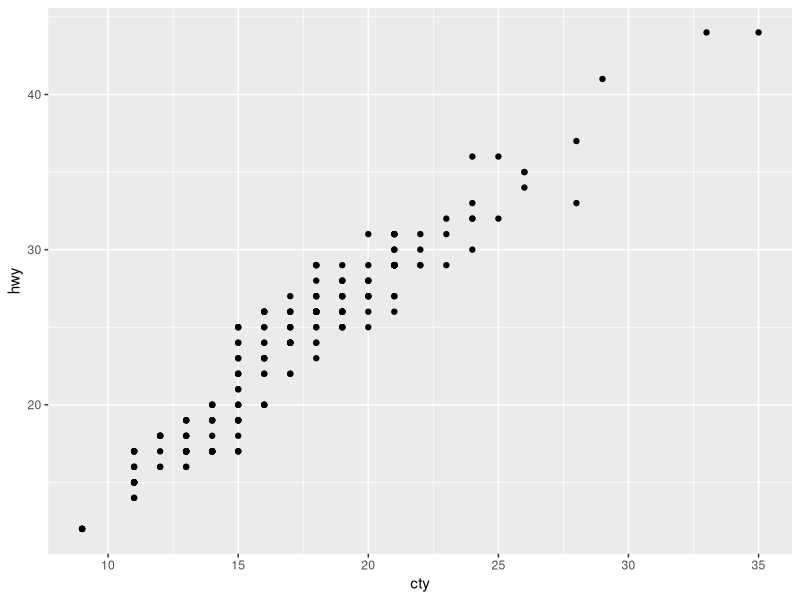
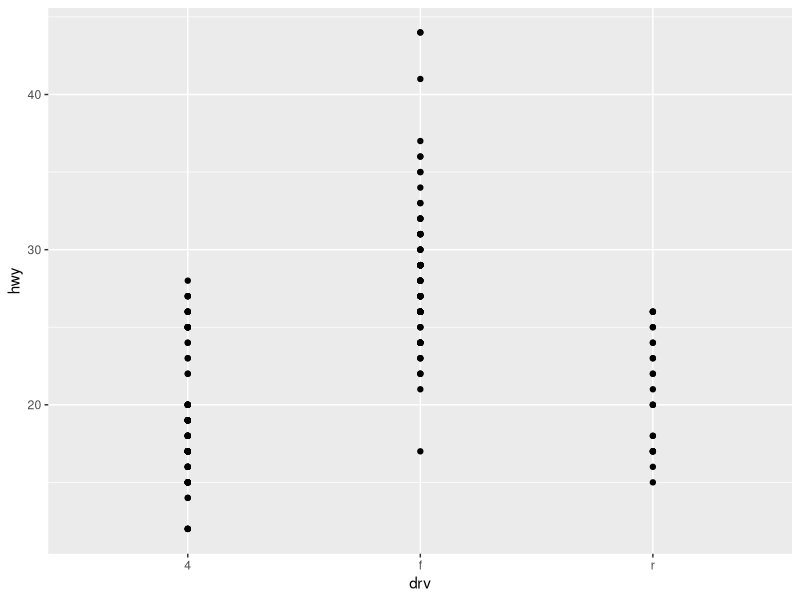
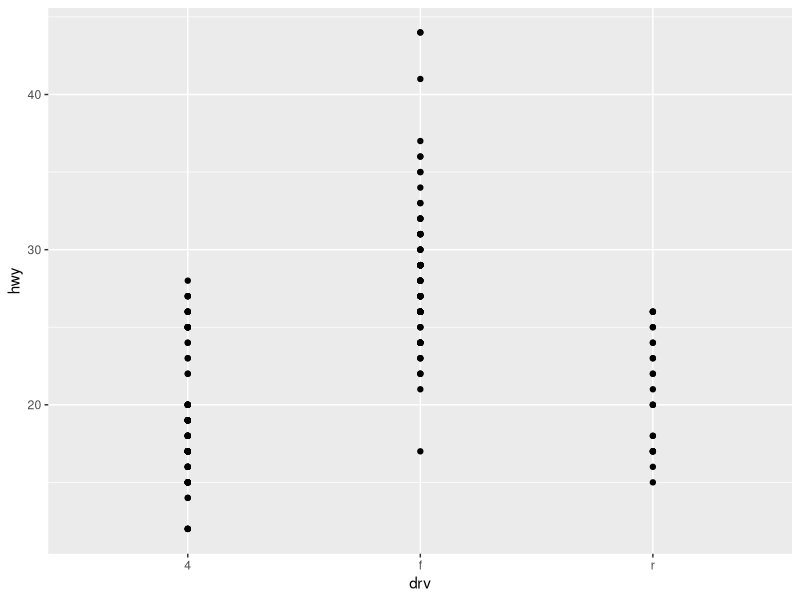
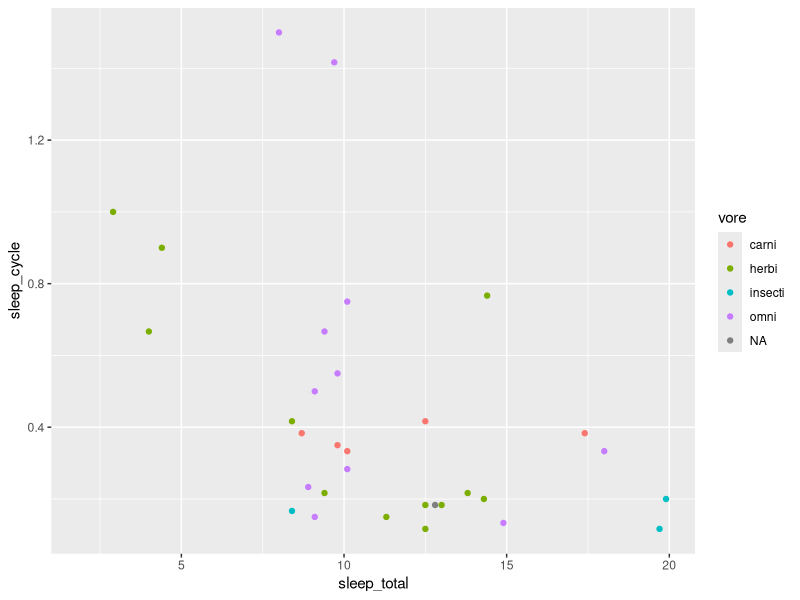
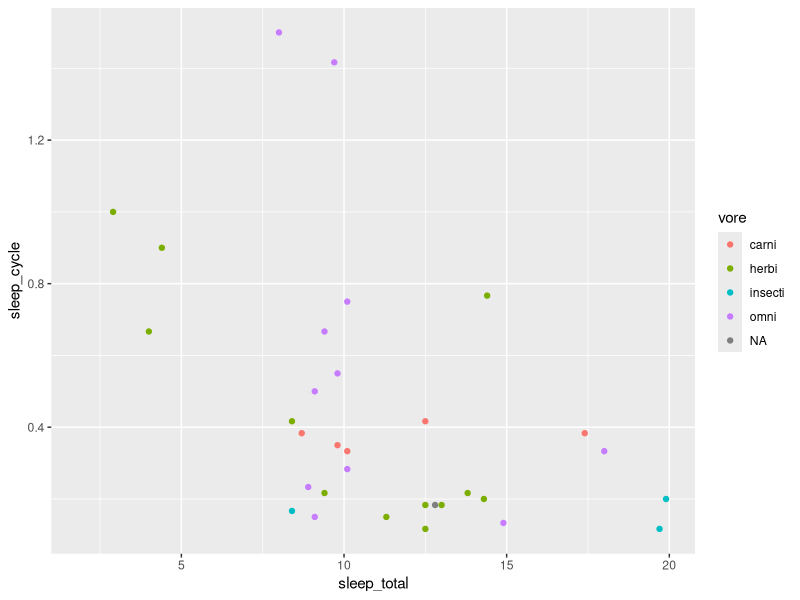
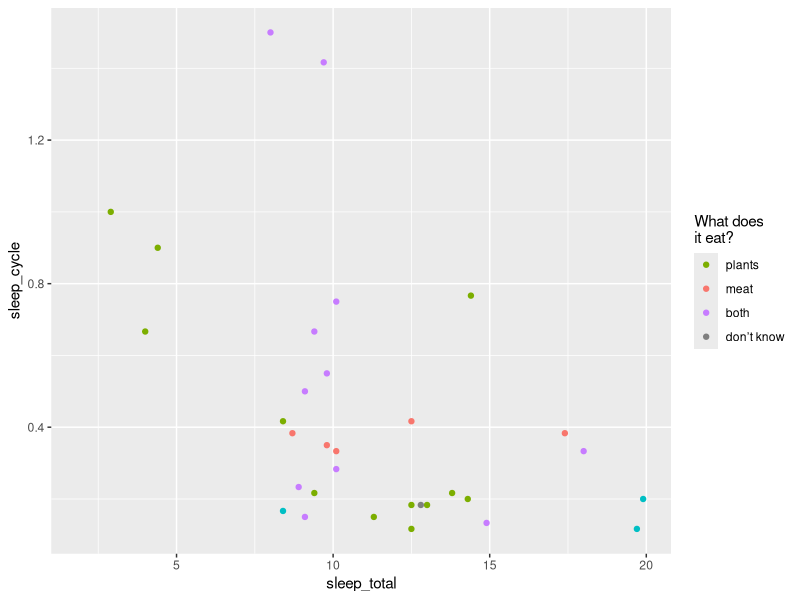
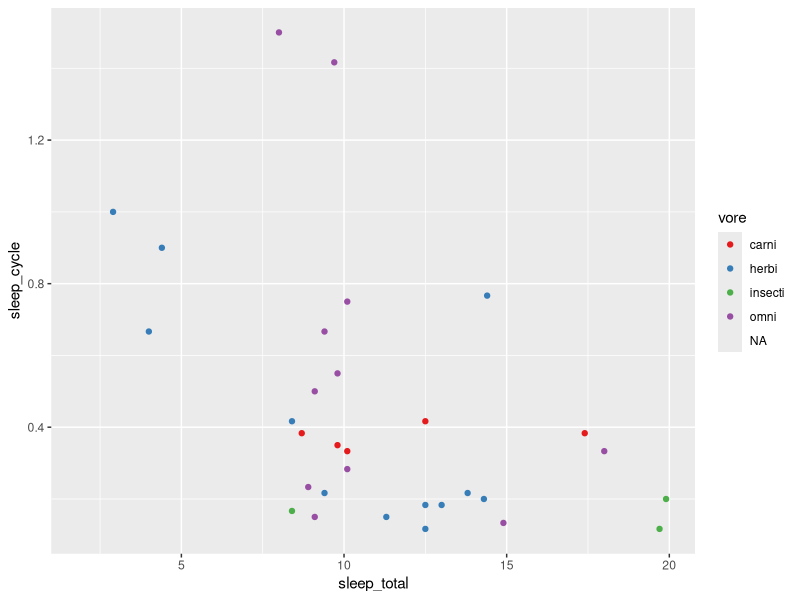
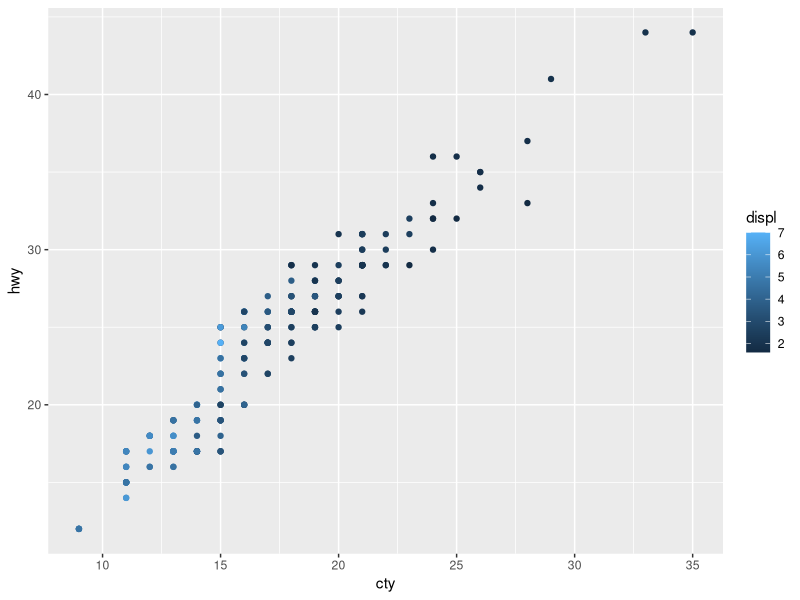

Write the R code that produced these figures, in order. (Note: this script raises an error after producing the figures.)
library(effects)
library(ggplot2)

###### 章节6.3
plot <- qplot(cty, hwy, data = mpg)
plot

# 这样做行不通是因为变量类型和默认标度不匹配
plot + aes(x = drv)

# 更正默认标度后解决了问题.
plot + aes(x = drv) + scale_x_discrete()


## 图6.1 调整标度默认参数的示例。(左上图) 使用默认标度的图形。(右上图)
## 手动添加默认 标度，并未改变图形外观。(左下图)
## 调整标度的参数以实现对图例的微调。(右下图) 使用一
## 种不同的颜色标度：ColorBrewer 配色方案中的 Set1。
p <- qplot(sleep_total, sleep_cycle, data = msleep, colour = vore)
p
# 显式添加默认标度
p + scale_colour_hue()

# 修改默认标度的参数, 这里改变了图例的外观
p + scale_colour_hue("What does\nit eat?", breaks = c("herbi", "carni", "omni", 
    NA), labels = c("plants", "meat", "both", "don’t know"))

# 使用一种不同的标度
p + scale_colour_brewer(palette = "Set1")


## 图6.2 图例名称可以接受不同形式的参数。
p <- qplot(cty, hwy, data = mpg, colour = displ)
p
p + scale_x_continuous("City mpg")
p + xlab("City mpg")
p + ylab("Highway mpg")
p + labs(x = "City mpg", y = "Highway", colour = "Displacement")
p + xlab(expression(frac(miles, gallon)))




## 图6.3
## breaks和limits的区别。对x轴的影响(首行)以及彩色图例(次行)。(左栏)默认参
## 数limits = c(4, 8), breaks = 4:8 的图形，(中栏)breaks =
## c(5.5,6.5)，(右栏)limits = c(5.5,6.5)。
p <- qplot(cyl, wt, data = mtcars)
p
p + scale_x_continuous(breaks = c(5.5, 6.5))
p + scale_x_continuous(limits = c(5.5, 6.5))
p <- qplot(wt, cyl, data = mtcars, colour = cyl)
p
p + scale_colour_gradient(breaks = c(5.5, 6.5))
p + scale_colour_gradient(limits = c(5.5, 6.5))


## 图6.4 钻石价格和重量的散点图。演示了对标度进行对数变换(左图)和
## 对数据进行对数变换(右图)的异同。图形主体是完全相同的，但坐标轴上的标签是不同的。
qplot(log10(carat), log10(price), data = diamonds)
qplot(carat, price, data = diamonds) + scale_x_log10() + scale_y_log10()


## 图6.5 个人储蓄率的时间序列图形。(左图) 默认外观，(中图) 每隔 10
## 年为一断点，以及 (右图) 使用年月日的格式仅显示在 2004
## 年内的图形。测量值是在每月月末记录的。
library(scales)
plot <- qplot(date, psavert, data = economics, geom = "line") + ylab("Personal savings rate") + 
    geom_hline(xintercept = 0, colour = "grey50")
plot
plot + scale_x_date(breaks = date_breaks("10 years"))
plot + scale_x_date(limits = as.Date(c("2004-01-01", "2005-01-01")), labels = date_format("%Y-%m-%d"))


## 图6.6 无代码


## 图6.7 温泉喷发时间数据密度估计的三种配色方案。(左图)
## 默认的颜色梯度，(中图) 自定 义的黑白梯度以及 (右图) 中点设为密度均值的
## 3 点梯度。
f2d <- with(faithful, MASS::kde2d(eruptions, waiting, h = c(1, 10), n = 50))
df <- with(f2d, cbind(expand.grid(x, y), as.vector(z)))
names(df) <- c("eruptions", "waiting", "density")
erupt <- ggplot(df, aes(waiting, eruptions, fill = density)) + geom_tile() + 
    scale_x_continuous(expand = c(0, 0)) + scale_y_continuous(expand = c(0, 
    0))
erupt + scale_fill_gradient(limits = c(0, 0.04))
erupt + scale_fill_gradient(limits = c(0, 0.04), low = "white", high = "black")
erupt + scale_fill_gradient2(limits = c(-0.04, 0.04), midpoint = mean(df$density))

## 图6.8 使用 vcd
## 包生成的可被良好感知的调色板创建的梯度型颜色标度。从左至右分别为：
## 顺序型、发散型，以及 hcl 热度型调色板。每种标度使用
## scale_fill_gradientn 生成，参 数 colours 分别设置为
## rainbow_hcl(7)、diverge_hcl(7) 和 heat_hcl(7)。
library(vcd)
fill_gradn <- function(pal) {
    scale_fill_gradientn(colours = pal(7), limits = c(0, 0.04))
}
erupt + fill_gradn(rainbow_hcl)
erupt + fill_gradn(diverge_hcl)
erupt + fill_gradn(heat_hcl)


p1 = erupt + fill_gradn(rainbow_hcl)
p2 = erupt + fill_gradn(diverge_hcl)
p3 = erupt + fill_gradn(heat_hcl)

pdf("fig6-8new.pdf", width = 11, height = 3)
grid.newpage()
pushViewport(viewport(layout = grid.layout(1, 3)))
vplayout <- function(x, y) viewport(layout.pos.row = x, layout.pos.col = y)
print(p1, vp = vplayout(1, 1))
print(p2, vp = vplayout(1, 2))
print(p3, vp = vplayout(1, 3))
dev.off()

## 图6.9 三种 ColorBrewer 调色板，Set1(左图)，Set2(中图) 和
## Pastel1(右图)，分别应用于 点 (首行) 和条形
## (次行)。更明亮的颜色对点效果良好，但对于条形来说过于刺眼。淡色对条
## 形效果良好，但会让点看不清楚。
point <- qplot(brainwt, bodywt, data = msleep, log = "xy", colour = vore)
area <- qplot(log10(brainwt), data = msleep, fill = vore, binwidth = 1)

point + scale_colour_brewer(palette = "Set1")
point + scale_colour_brewer(palette = "Set2")
point + scale_colour_brewer(palette = "Pastel1")
area + scale_fill_brewer(palette = "Set1")
area + scale_fill_brewer(palette = "Set2")
area + scale_fill_brewer(palette = "Pastel1")

## 图6.10 使用手动型标度创建 (左图和中图) 自定义颜色标度和 (右图)
## 形状标度。
plot <- qplot(brainwt, bodywt, data = msleep, log = "xy")
plot + aes(colour = vore) + scale_colour_manual(values = c("red", "orange", 
    "yellow", "green", "blue"))
colours <- c(carni = "red", `NA` = "orange", insecti = "yellow", herbi = "green", 
    omni = "blue")
plot + aes(colour = vore) + scale_colour_manual(values = colours)
plot + aes(shape = vore) + scale_shape_manual(values = c(1, 2, 6, 0, 23))


###### 章节6.4.4
huron <- data.frame(year = 1875:1972, level = LakeHuron)
ggplot(huron, aes(year)) + geom_line(aes(y = level - 5), colour = "blue") + 
    geom_line(aes(y = level + 5), colour = "red")


###### 章节6.4.4
ggplot(huron, aes(year)) + geom_line(aes(y = level - 5, colour = "below")) + 
    geom_line(aes(y = level + 5, colour = "above"))


###### 章节6.4.4
ggplot(huron, aes(year)) + geom_line(aes(y = level - 5, colour = "below")) + 
    geom_line(aes(y = level + 5, colour = "above")) + scale_colour_manual("Direction", 
    values = c(below = "blue", above = "red"))


## 图6.11 无代码


## 图6.12 无代码


## 图6.13 无代码


## 图6.14 无代码
